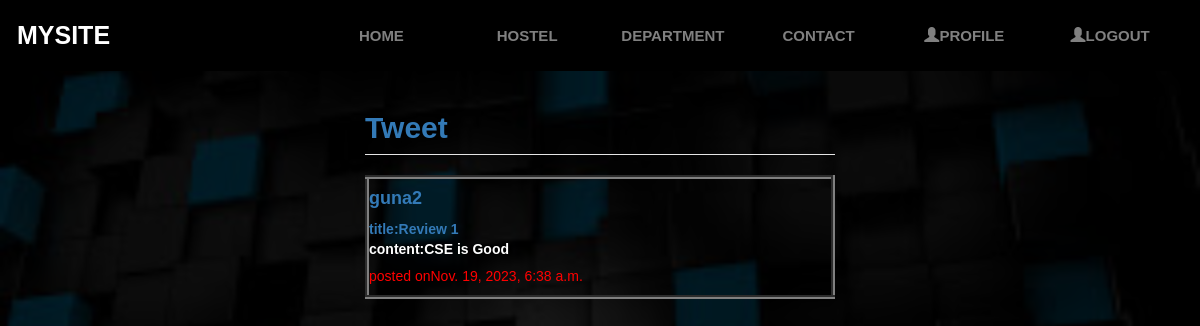
The page / (signed in) on the database its author committed.
### tweet/models.py (models this page shows, shortened)
class UserTweet(models.Model):
      author=models.ForeignKey(User,on_delete=models.CASCADE)
      title=models.CharField(max_length=10)
      content=models.TextField()
      updated=models.DateTimeField(auto_now=True)
      timestamp=models.DateTimeField(auto_now_add=True)

### tweet/views.py (the view)
# urls.py: 2. Add a URL to urlpatterns:  path('', views.home, name='home')
def home(request):
    queryset=UserTweet.objects.all()
    context={'object_list':queryset}
    return render(request,'tweet/home.html',context)

### tweet/templates/tweet/home.html (shortened to what this page needs)
{% extends 'Tweet/base.html' %}
{% block content %}
<div>
	<legend><h2 style="font-weight:bold;"><a href="{% url 'tweet' %}">Tweet</a></h2></legend>
	{% for obj in object_list %}
	<div style="padding-left:0px;padding-bottom:10vh; display:grid;">
		<table border="4" >
			<tr><td>
	<h4><a href="{%url 'profile' %}">{{ obj.author }}</a></h4>
	   <a href="tweet/{{obj.id}}" style="font-weight:bold;"> title:{{obj.title}}</a>
	<p>content:{{ obj.content }}</p>
	<h5 style="color:red;">posted on{{obj.timestamp}}</h5>
</td></tr>
</table>
</div>
	{% endfor %}
</div>
</div>
{% endblock %}

### tweet/static/tweet/css/mohan.css (style rules this page uses)
:root { --background: rgba(0, 214, 170, .85); }
*, *::before, *::after { box-sizing: border-box; }
h3,p,h4 { color:white; font-weight:bold; }

### tweet/templates/tweet/home.html (style rules this page uses)
p { over-flow:none; }
h2 { color:white; font-weight:bold; }

### rows shown on the page
UserTweet: author "guna2", title "Review 1", content "CSE is Good", timestamp "Nov. 19, 2023, 6:38 a.m."
